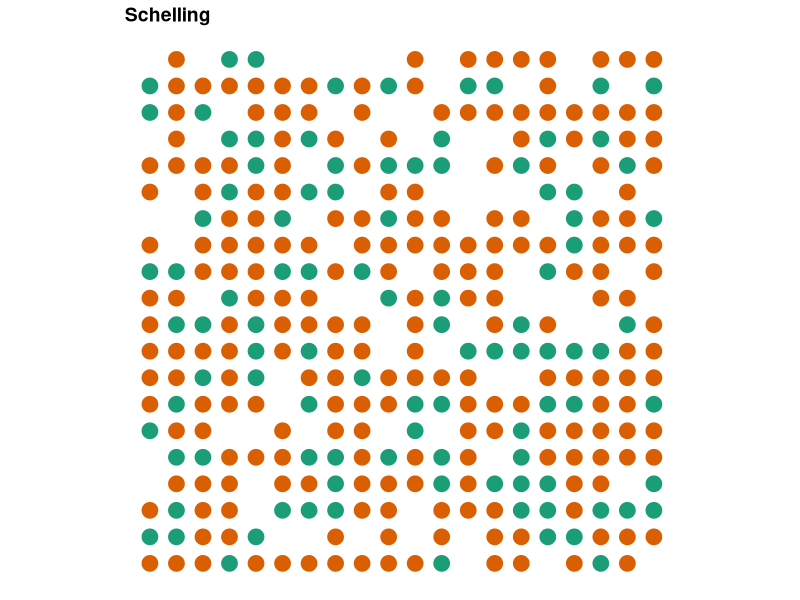

This chart was generated by the following R code: (Note: a time limit stopped this script after it produced the figure.)
#Schelling Segregation Model with uneven preferences (wrapped)
# Casts a wrapped universe with variable dimensions, number of races, pct empty, and dominant race share
# Iterates allowing the majority and minority races to have different preferences for neighbor homogeneity
# Unsatisfied agents move to random available cell within distance limit
# Based on David Zimmerman's example at: https://www.r-bloggers.com/agent-based-modelling-with-data-table-or-how-to-model-urban-migration-with-r/

initiateSchelling_wrapped <- function(dimensions = c(10, 10), n_races = 4, perc_empty = 0.2, perc_maj = .75){
  require(data.table)
  # create "races" based on colors
  dims <<- dimensions
  races <<- colours()[1:n_races]
  min_races <- races[2:length(races)]
  
  # get number of homes (equal to number of cells)
  n_homes = prod(dimensions)
  # calculates the number of agents (cells minus the percent of empty homes)
  count_agents <- floor(n_homes * (1 - perc_empty))
  
  # the characteristics that a home can have -- either empty or a particular race
  races <- c("empty", races)
  # the probabilities of a home having each characteristic
  probabilities <- c(perc_empty, 
                     (1-perc_empty)*perc_maj, 
                     rep((1 - perc_empty - (1-perc_empty)*perc_maj)/(n_races-1), times = n_races-1)
  )
  
  # creates the global schelling data.table
  schelling <<- data.table(id = 1:prod(dimensions),
                           x = rep(1:dimensions[1], 
                                   dimensions[2]),
                           y = rep(1:dimensions[2], 
                                   each = dimensions[1]),
                           race = sample(x = races, 
                                         size = n_homes, 
                                         prob = probabilities,
                                         replace = TRUE),
                           # used to find the satisfaction of each home
                           unsatisfied = rep(NA, prod(dimensions)))
}

plotSchelling <- function(title){
  require(data.table)
  require(ggplot2)
  require(RColorBrewer)
  # get races to get the right number of colors
  races <- unique(schelling$race)
  
  # find the dimensions of the grid to get the best dot size
  dims <- c(max(schelling$x), max(schelling$y))
  
  # create colors
  # check if there are 3 or fewer races, 
  # this would create issues with brewer.pal 
  # RColorBrewer otherwise
  if (length(races) <= 3) {
    colors <- brewer.pal(3, "Dark2")
  } else {
    colors <- brewer.pal(length(races), "Dark2")
  }
  
  # plot the graph  
  p <- ggplot(data = schelling[race != "empty"], 
              aes(x = x, y = y, color = race)) + 
    # resize dots to grid
    geom_point(size = 100/sqrt(prod(dims))) +  
    scale_colour_manual(values = colors) + 
    # theme: mostly blank
    theme_bw() + 
    theme(axis.line = element_blank(),
          axis.text.x = element_blank(),
          axis.text.y = element_blank(),
          axis.ticks = element_blank(),
          axis.title.x = element_blank(),
          axis.title.y = element_blank(),
          legend.position = "none",
          panel.background = element_blank(),
          panel.border = element_blank(),
          panel.grid.major = element_blank(),
          panel.grid.minor = element_blank(),
          plot.background = element_blank(),
          plot.title = element_text(lineheight=3, 
                                    face="bold", 
                                    color="black", 
                                    size=14)) +
    # fix axes to avoid distortion in the picture
    coord_fixed(ratio = 1) + 
    # add the title
    ggtitle(title)
  
  return(p)
}

iterate_wrapped_limit <- function(n = 10, dom_sim_threshold = .5, min_sim_threshold = .5, limit = 8){
  require(data.table)
  # subfunction that checks for a given x and y value if the agent is 
  # unsatisfied (returns TRUE or FALSE)
  is.unsatisfied_wrapped <- function(x_value, y_value, 
                                     dom_sim_threshold = dom_sim_threshold,
                                     min_sim_threshold = min_sim_threshold){
    # gets the race and id for the agent
    cur_race <- schelling[x == x_value & y == y_value, race]
    cur_id <- schelling[x == x_value & y == y_value, id]
    
    #sub-subfunction to identify agent's neighbors
    select.neighbors <- function(dimensions){
      
      #Identify coordinates of neighbors (adjusts wrapping based on position of agent)
      neighbors <- as.data.frame(matrix(NA, nrow = 8, ncol = 2))
      if(x_value == 1 & y_value == 1){
        neighbors[1,] <- schelling[x == dimensions[1] & y == y_value+1, 2:3]
        neighbors[2,] <- schelling[x == x_value & y == y_value+1, 2:3]
        neighbors[3,] <- schelling[x == x_value+1 & y == y_value+1, 2:3]
        neighbors[4,] <- schelling[x == dimensions[1] & y == y_value, 2:3]
        neighbors[5,] <- schelling[x == x_value+1 & y == y_value, 2:3]
        neighbors[6,] <- schelling[x == dimensions[1] & y == dimensions[2], 2:3]
        neighbors[7,] <- schelling[x == x_value & y == dimensions[2], 2:3]
        neighbors[8,] <- schelling[x == x_value+1 & y == dimensions[2], 2:3]
      }
      if(x_value == 1 & y_value %in% c(2:(dimensions[2]-1))){
        neighbors[1,] <- schelling[x == dimensions[1] & y == y_value+1, 2:3]
        neighbors[2,] <- schelling[x == x_value & y == y_value+1, 2:3]
        neighbors[3,] <- schelling[x == x_value+1 & y == y_value+1, 2:3]
        neighbors[4,] <- schelling[x == dimensions[1] & y == y_value, 2:3]
        neighbors[5,] <- schelling[x == x_value+1 & y == y_value, 2:3]
        neighbors[6,] <- schelling[x == dimensions[1] & y == y_value-1, 2:3]
        neighbors[7,] <- schelling[x == x_value & y == y_value-1, 2:3]
        neighbors[8,] <- schelling[x == x_value+1 & y == y_value-1, 2:3]
      }
      if(x_value == 1 & y_value == dimensions[2]){
        neighbors[1,] <- schelling[x == dimensions[1] & y == 1, 2:3]
        neighbors[2,] <- schelling[x == x_value & y == 1, 2:3]
        neighbors[3,] <- schelling[x == x_value+1 & y == 1, 2:3]
        neighbors[4,] <- schelling[x == dimensions[1] & y == y_value, 2:3]
        neighbors[5,] <- schelling[x == x_value+1 & y == y_value, 2:3]
        neighbors[6,] <- schelling[x == dimensions[1] & y == y_value-1, 2:3]
        neighbors[7,] <- schelling[x == x_value & y == y_value-1, 2:3]
        neighbors[8,] <- schelling[x == x_value+1 & y == y_value-1, 2:3]
      }
      if(x_value %in% c(2:(dimensions[1]-1)) & y_value == 1){
        neighbors[1,] <- schelling[x == x_value-1 & y == y_value+1, 2:3]
        neighbors[2,] <- schelling[x == x_value & y == y_value+1, 2:3]
        neighbors[3,] <- schelling[x == x_value+1 & y == y_value+1, 2:3]
        neighbors[4,] <- schelling[x == x_value-1 & y == y_value, 2:3]
        neighbors[5,] <- schelling[x == x_value+1 & y == y_value, 2:3]
        neighbors[6,] <- schelling[x == x_value-1 & y == dimensions[2], 2:3]
        neighbors[7,] <- schelling[x == x_value & y == dimensions[2], 2:3]
        neighbors[8,] <- schelling[x == x_value+1 & y == dimensions[2], 2:3]
      }
      if(x_value %in% c(2:(dimensions[1]-1)) & y_value %in% c(2:(dimensions[2]-1))){
        neighbors[1,] <- schelling[x == x_value-1 & y == y_value+1, 2:3]
        neighbors[2,] <- schelling[x == x_value & y == y_value+1, 2:3]
        neighbors[3,] <- schelling[x == x_value+1 & y == y_value+1, 2:3]
        neighbors[4,] <- schelling[x == x_value-1 & y == y_value, 2:3]
        neighbors[5,] <- schelling[x == x_value+1 & y == y_value, 2:3]
        neighbors[6,] <- schelling[x == x_value-1 & y == y_value-1, 2:3]
        neighbors[7,] <- schelling[x == x_value & y == y_value-1, 2:3]
        neighbors[8,] <- schelling[x == x_value+1 & y == y_value-1, 2:3] 
      }
      if(x_value %in% c(2:(dimensions[1]-1)) & y_value == dimensions[2]){
        neighbors[1,] <- schelling[x == x_value-1 & y == 1, 2:3]
        neighbors[2,] <- schelling[x == x_value & y == 1, 2:3]
        neighbors[3,] <- schelling[x == x_value+1 & y == 1, 2:3]
        neighbors[4,] <- schelling[x == x_value-1 & y == y_value, 2:3]
        neighbors[5,] <- schelling[x == x_value+1 & y == y_value, 2:3]
        neighbors[6,] <- schelling[x == x_value-1 & y == y_value-1, 2:3]
        neighbors[7,] <- schelling[x == x_value & y == y_value-1, 2:3]
        neighbors[8,] <- schelling[x == x_value+1 & y == y_value-1, 2:3]
      }
      if(x_value == dimensions[1] & y_value == 1){
        neighbors[1,] <- schelling[x == x_value-1 & y == y_value+1, 2:3]
        neighbors[2,] <- schelling[x == x_value & y == y_value+1, 2:3]
        neighbors[3,] <- schelling[x == 1 & y == y_value+1, 2:3]
        neighbors[4,] <- schelling[x == x_value-1 & y == y_value, 2:3]
        neighbors[5,] <- schelling[x == 1 & y == y_value, 2:3]
        neighbors[6,] <- schelling[x == x_value-1 & y == dimensions[2], 2:3]
        neighbors[7,] <- schelling[x == x_value & y == dimensions[2], 2:3]
        neighbors[8,] <- schelling[x == 1 & y == dimensions[2], 2:3]
      }
      if(x_value == dimensions[1] & y_value %in% c(2:(dimensions[2]-1))){
        neighbors[1,] <- schelling[x == x_value-1 & y == y_value+1, 2:3]
        neighbors[2,] <- schelling[x == x_value & y == y_value+1, 2:3]
        neighbors[3,] <- schelling[x == 1 & y == y_value+1, 2:3]
        neighbors[4,] <- schelling[x == x_value-1 & y == y_value, 2:3]
        neighbors[5,] <- schelling[x == 1 & y == y_value, 2:3]
        neighbors[6,] <- schelling[x == x_value-1 & y == y_value-1, 2:3]
        neighbors[7,] <- schelling[x == x_value & y == y_value-1, 2:3]
        neighbors[8,] <- schelling[x == 1 & y == y_value-1, 2:3]
      }
      if(x_value == dimensions[1] & y_value == dimensions[2]){
        neighbors[1,] <- schelling[x == x_value-1 & y == 1, 2:3]
        neighbors[2,] <- schelling[x == x_value & y == 1, 2:3]
        neighbors[3,] <- schelling[x == 1 & y == 1, 2:3]
        neighbors[4,] <- schelling[x == x_value-1 & y == y_value, 2:3]
        neighbors[5,] <- schelling[x == 1 & y == y_value, 2:3]
        neighbors[6,] <- schelling[x == x_value-1 & y == y_value-1, 2:3]
        neighbors[7,] <- schelling[x == x_value & y == y_value-1, 2:3]
        neighbors[8,] <- schelling[x == 1 & y == y_value-1, 2:3]
      }
      names(neighbors) <- c("x","y")
      
      ids <- schelling[x %in% neighbors$x & y %in% neighbors$y, id]
      
      return(ids)
    }
    # checks if the home is empty
    if (cur_race == "empty"){
      return(FALSE) # empty houses can't be unsatisfied
    }else{
      neighbor.ids <- select.neighbors(dimensions = dims)
      
      # counts simliar neighbors
      count_similar <- sum(schelling[id %in% neighbor.ids, 
                                     id != cur_id &
                                       race == cur_race])
      # counts different neighbors
      count_different <- sum(schelling[id %in% neighbor.ids, 
                                       id != cur_id &
                                         race != cur_race & 
                                         race != "empty"])
      
      # calculates the ratio
      ratio <- count_similar/(count_similar + count_different)
      
      # returns TRUE if the ratio is less than or equal to the threshold
      if(cur_race == races[1]){
        return(ratio <= dom_sim_threshold)
      }else{
        return(ratio <= min_sim_threshold)
      }
    }
  }
  
  # creates a ProgressBar
  pb <- txtProgressBar(min = 0, max = 1, style = 3)
  # and tracks time
  t <- Sys.time()
  
  #sets empty vector of ratios
  ratios.unsatisfied <- c(NULL)
  
  # iterates
  for (iterate in 1:n){
    # fills the boolean vector "unsatisfied" 
    # indicates if the household is unsatisfied 
    schelling[, unsatisfied := is.unsatisfied_wrapped(x_value = x, 
                                                      y_value = y, 
                                                      dom_sim_threshold = dom_sim_threshold,
                                                      min_sim_threshold = min_sim_threshold),
              by = 1:nrow(schelling)]
    
    ratio.unsatisfied <- sum(schelling$unsatisfied)/nrow(schelling)
    ratios.unsatisfied <- c(ratios.unsatisfied, ratio.unsatisfied)

    # move unsatisfied agents to an empty house
    # find the IDs that are empty where agents can migrate to
    emptyIDs <- schelling[race == "empty", id] # finds the id of empty houses
    
    # finds the origin of the agents moving, 
    usIDs <- schelling[(unsatisfied), id] # origin
    
    # finds available IDs for each household moving
    availIDs <<- sort(c(emptyIDs, usIDs))
    
    #subfunction to find nearest available cell
    find.available <- function(cell, avails, lim){
      distance <- c(NULL) #cast empty vector to fill with distances to available cells
      for(i in 1:length(avails)){
        #fill distances vector with absolute values of distance (to keep all values positive) between current cell and each available cell
        distance[i] <- abs(schelling[id == cell, x] - schelling[id == avails[i], x]) + abs(schelling[id == cell, y] - schelling[id == avails[i], y])
      }
      a <- as.data.frame(cbind(avails, distance)) #specify distance from current cell to each availablec cell
      options <- with(a, avails[distance > 0 & distance <= lim]) #pare down options to cells less than or equal to limited number of moves
      if(length(options >= 1)){
        target.id <- sample(options, size = 1)
      }else{target.id <- cell}
      availIDs <<- avails[-which(avails == target.id)]
      return(avails[which(avails == target.id)])
    }
    

    # cast a new data.table showing migration from origin_id to target-id
    transition <- data.table(origin = usIDs, 
                             oldRace = schelling[id %in% usIDs, race])
    transition[, target := find.available(cell = origin, avails = availIDs, lim = limit),
               by = 1:nrow(transition)]
    
    # move agents to the new homes
    schelling[id %in% transition$origin]$race = "empty"
    schelling[id %in% transition$target]$race = transition$oldRace
    
    # orders and reset schelling
    schelling <<- schelling[order(id)]
    
    # updates the ProgressBar
    setTxtProgressBar(pb, iterate/n)
  }
  close(pb)
  timedif <- Sys.time() - t
  
  # print out statistics for the calculation time
  print(paste0("Time for calculation in seconds: ", round(timedif, 3), " or: ",
               round(n / as.numeric(timedif), 3), " iterations per second"))
  print(ratios.unsatisfied)
  plotSchelling(title = paste0("Schelling Segregation Model after ", n, " Iterations (Wrapped)"))
}

initiateSchelling_wrapped(dimensions = c(20,20), n_races = 2, perc_maj = .7)
plotSchelling(title = "Schelling")
iterate_wrapped_limit(dom_sim_threshold = .5, min_sim_threshold = .5, limit = 8)
